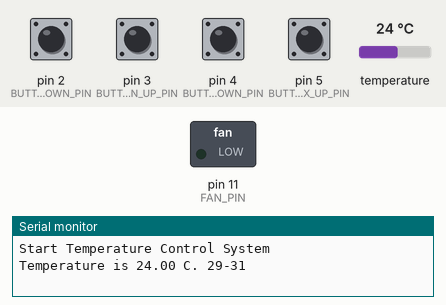
Bench run of a sketch on a simulated Arduino Uno, built with avr-gcc and run on an emulated ATmega328P. Shown: switched loads named in the sketch (green lamp = pin HIGH), the last lines printed to the serial monitor. The inputs (shaded band) are chosen by the test bench; at power-on: pin 2 (BUTTON_MIN_DOWN_PIN), pin 3 (BUTTON_MIN_UP_PIN), pin 4 (BUTTON_MAX_DOWN_PIN), pin 5 (BUTTON_MAX_UP_PIN) LOW, temperature 24 °C.

Above: at 1.2 s.
1.3 s: temperature set to 30.6 °C
2.8 s: temperature set to 31.3 °C
At 3.9 s:
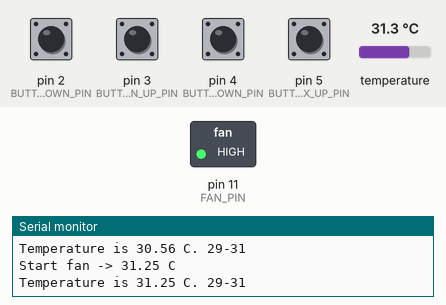
Timing chart, 0 to 5.8 s (numbered marks = the images above; inputs shaded):
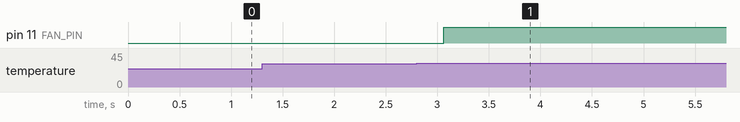

The sketch:

app.ino
```cpp
#include <OneWire.h>
#include <DallasTemperature.h>

//  Set up OneWire PIN
#define ONE_WIRE_BUS 7
OneWire oneWire(ONE_WIRE_BUS);
DallasTemperature sensor(&oneWire);

const int BUTTON_MIN_DOWN_PIN = 2;
const int BUTTON_MIN_UP_PIN = 3;
const int BUTTON_MAX_DOWN_PIN = 4;
const int BUTTON_MAX_UP_PIN = 5;
const int FAN_PIN = 11;
int minTemperature = 29;
int maxTemperature = 31;
float temperature;
bool isFanOn = false;
bool isMinDownPressed = false;
bool isMinUpPressed = false;
bool isMaxDownPressed = false;
bool isMaxUpPressed = false;

void setup()
{
  Serial.begin(9600);
  Serial.println("Start Temperature Control System");
  pinMode(FAN_PIN, OUTPUT);
  pinMode(BUTTON_MIN_DOWN_PIN, INPUT);
  pinMode(BUTTON_MIN_UP_PIN, INPUT);
  pinMode(BUTTON_MAX_DOWN_PIN, INPUT);
  pinMode(BUTTON_MAX_UP_PIN, INPUT);
  sensor.setWaitForConversion(false);
  sensor.requestTemperatures();
}

void createButtonListener(int buttonPin, bool &isPressed, void callback())
{
  bool buttonState = digitalRead(buttonPin);
  if (buttonState == HIGH && !isPressed)
  {
    isPressed = true;
    callback();
  }
  else if (buttonState == LOW && isPressed)
  {
    isPressed = false;
  }
}

void createTemperatureListener(void callback(float temperature))
{
  if (sensor.isConversionComplete())
  {
    temperature = sensor.getTempCByIndex(0);
    callback(temperature);
    sensor.requestTemperatures();
  }
}

void loop()
{
  // Set up Temperature Listener
  createTemperatureListener([] {
    if (!isFanOn && temperature >= maxTemperature)
    {
      Serial.println("Start fan -> " + String(temperature) + " C");
      isFanOn = true;
      digitalWrite(FAN_PIN, HIGH);
    }
    else if (isFanOn && temperature <= minTemperature)
    {
      Serial.println("Shut down fan -> " + String(temperature) + " C");
      isFanOn = false;
      digitalWrite(FAN_PIN, LOW);
    }
    else
    {
      Serial.println("Temperature is " + String(temperature) + " C. " + String(minTemperature) + '-' + String(maxTemperature));
    }
  });
  // Set up Button Listeners
  createButtonListener(BUTTON_MIN_DOWN_PIN, isMinDownPressed, [] {
    minTemperature--;
    Serial.println("Decrease Temperature Lower Bound to " + String(minTemperature) + " C");
  });
  createButtonListener(
      BUTTON_MIN_UP_PIN, isMinUpPressed, [] {
        minTemperature++;
        Serial.println("Increase Temperature Lower Bound to " + String(minTemperature) + " C");
      });
  createButtonListener(BUTTON_MAX_DOWN_PIN, isMaxDownPressed, [] {
    maxTemperature--;
    Serial.println("Decrease Temperature Upper Bound to " + String(maxTemperature) + " C");
  });
  createButtonListener(BUTTON_MAX_UP_PIN, isMaxUpPressed, [] {
    maxTemperature++;
    Serial.println("Increase Temperature Upper Bound to " + String(maxTemperature) + " C");
  });
}
```

Measured:
- the behaviour switches between 30.9 and 31 °C on temperature (found by bisection; images 0 and 1)
- after the input at 2.8 s, pin 11 (FAN_PIN): LOW → HIGH after 0.26 s
